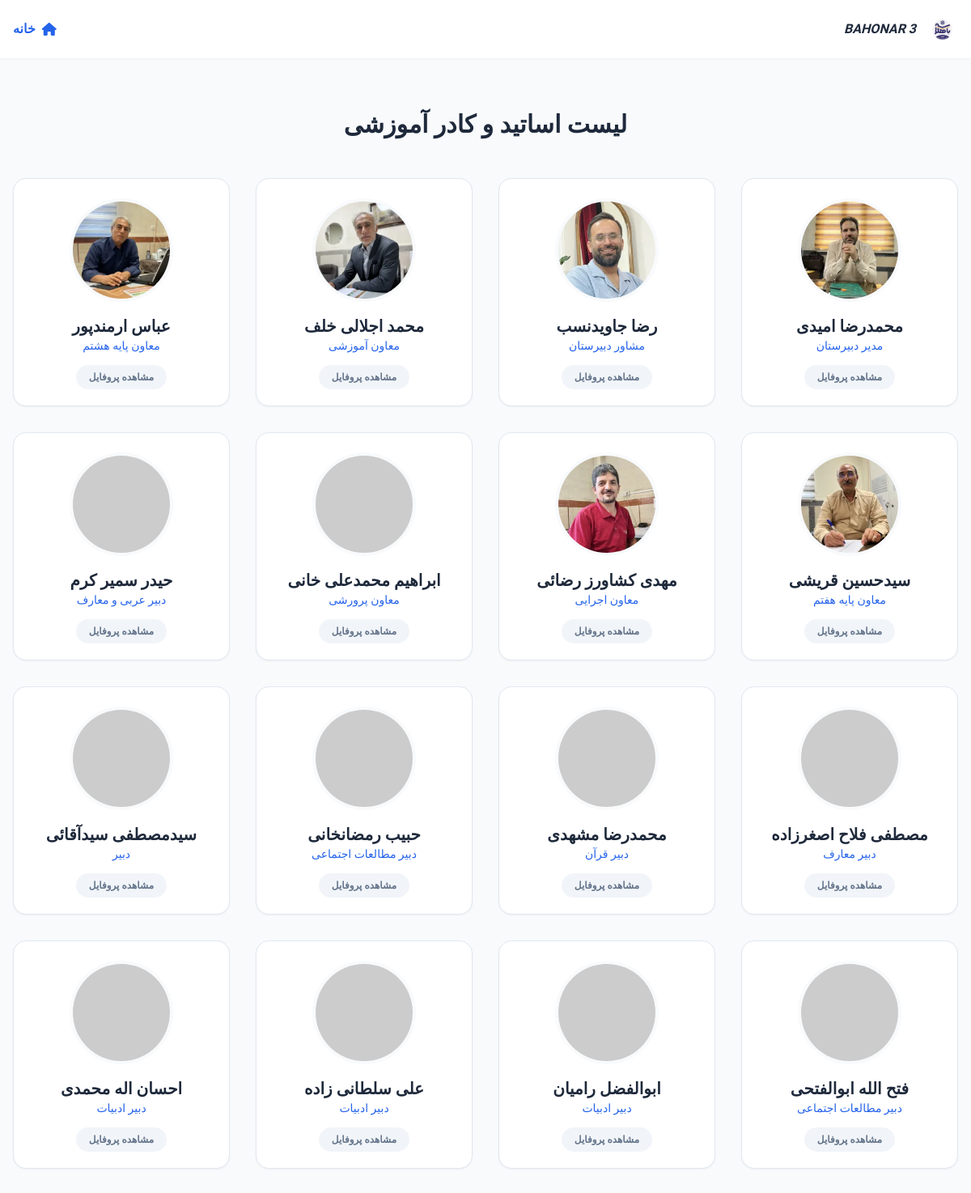
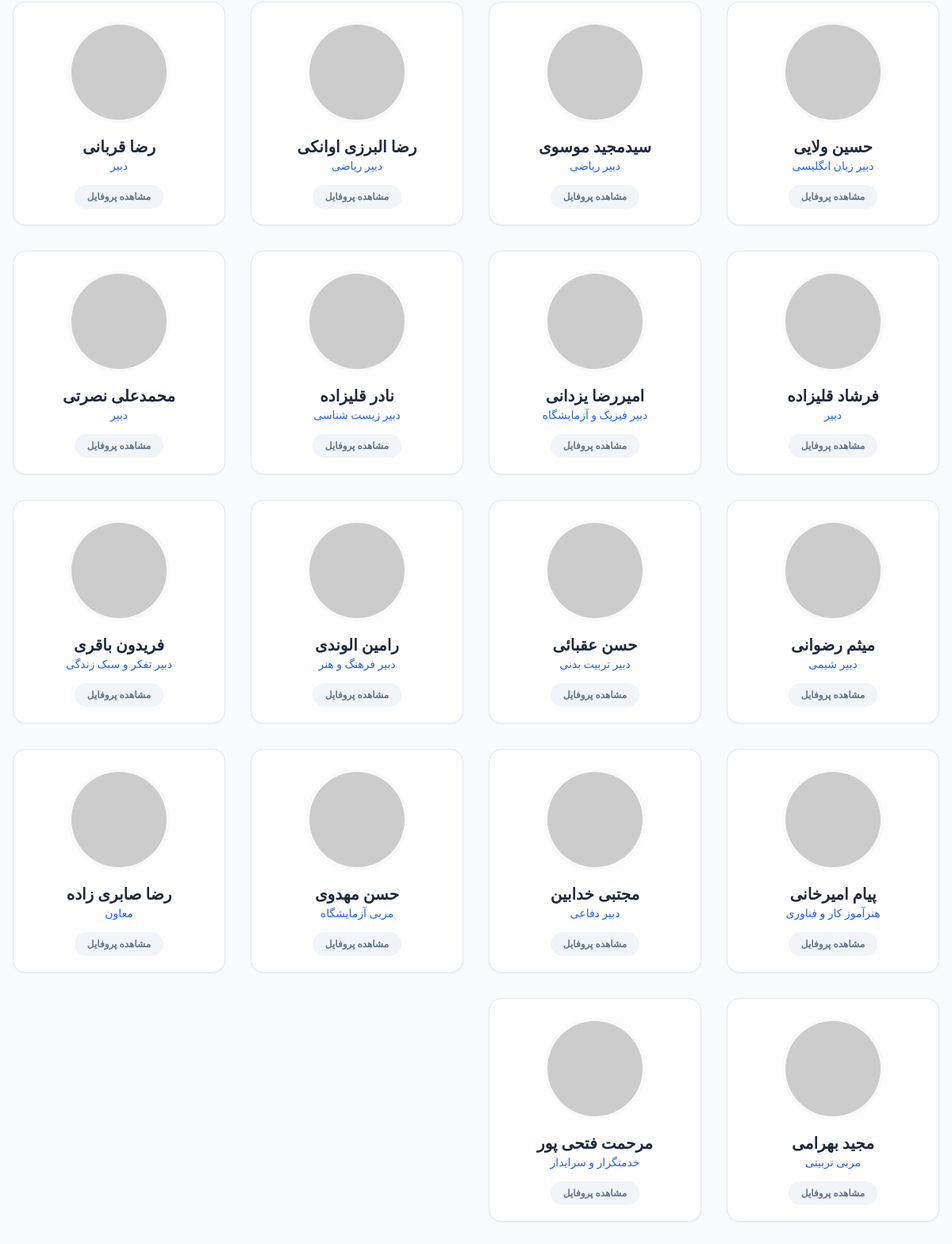
The app's page /teachers/index.php with its own data (2 pictures, top to bottom).
### tables this page shows
CREATE TABLE `teachers` (
  `id` int(11) NOT NULL AUTO_INCREMENT,
  `user_id` int(11) NOT NULL,
  `specialty` varchar(100) DEFAULT NULL,
  `specialty_en` varchar(255) DEFAULT NULL,
  `bio` text DEFAULT NULL,
  `bio_en` text DEFAULT NULL,
  `profile_image` varchar(255) DEFAULT NULL,
  PRIMARY KEY (`id`),
  KEY `user_id` (`user_id`),
  CONSTRAINT `teachers_ibfk_1` FOREIGN KEY (`user_id`) REFERENCES `users` (`id`) ON DELETE CASCADE
);

CREATE TABLE `users` (
  `id` int(11) NOT NULL AUTO_INCREMENT,
  `name` varchar(100) NOT NULL,
  `name_en` varchar(255) DEFAULT NULL,
  `username` varchar(100) NOT NULL,
  `password` varchar(255) NOT NULL,
  `role` enum('student','teacher','admin') NOT NULL,
  `national_id` varchar(10) DEFAULT NULL,
  `class_id` int(11) DEFAULT NULL,
  `phone` varchar(11) DEFAULT NULL,
  `created_at` datetime DEFAULT current_timestamp(),
  `last_active` datetime DEFAULT NULL ON UPDATE current_timestamp(),
  `extension_token` varchar(250) DEFAULT NULL,
  PRIMARY KEY (`id`),
  UNIQUE KEY `username` (`username`),
  KEY `class_id` (`class_id`),
  CONSTRAINT `users_ibfk_1` FOREIGN KEY (`class_id`) REFERENCES `classes` (`id`) ON DELETE SET NULL
);

### teachers/index.php (the view, shortened to what this page needs)
<?php
require_once '../db.php';
function e($string) {
    return htmlspecialchars($string ?? '', ENT_QUOTES, 'UTF-8');
}
$lang = $_SESSION['lang'] ?? 'fa';
$dir = $lang === 'fa' ? 'rtl' : 'ltr';
$teachers = [];
if ($pdo) {
    $stmt = $pdo->query("SELECT u.id, u.name, u.name_en, t.specialty, t.specialty_en, t.profile_image FROM teachers t JOIN users u ON t.user_id = u.id");
    $teachers = $stmt->fetchAll(PDO::FETCH_ASSOC);
}
$t_text = [
    'fa' => ['title' => 'لیست اساتید و کادر آموزشی', 'home' => 'خانه', 'view' => 'مشاهده پروفایل'],
    'en' => ['title' => 'Faculty & Teachers List', 'home' => 'Home', 'view' => 'View Profile']
][$lang];
?>
<!DOCTYPE html>
<html lang="<?= $lang ?>" dir="<?= $dir ?>">
<head>
    <script src="https://cdn.tailwindcss.com"></script>
    <link rel="stylesheet" href="https://cdnjs.cloudflare.com/ajax/libs/font-awesome/6.4.0/css/all.min.css">
</head>
<body>
    <header class="bg-white shadow-sm sticky top-0 z-50 py-4">
        <div class="container mx-auto px-4 max-w-7xl flex justify-between items-center">
            <a href="../index.php" class="flex items-center gap-3">
                <img src="../images/logo.png" alt="Logo" class="h-10 w-auto" onerror="this.src='https://placehold.co/100x100/1e3a8a/ffffff?text=B3'">
                <span class="font-bold text-slate-800 uppercase italic">BAHONAR 3</span>
            </a>
            <a href="../index.php" class="text-blue-600 font-bold flex items-center gap-2 hover:text-blue-800 transition-colors">
                <i class="fa-solid fa-house"></i> <?= $t_text['home'] ?>
            </a>
        </div>
    </header>
    <main class="py-16">
        <div class="container mx-auto px-4 max-w-7xl">
            <h1 class="text-3xl font-black text-slate-800 mb-12 text-center"><?= $t_text['title'] ?></h1>
            <div class="grid grid-cols-1 sm:grid-cols-2 lg:grid-cols-4 gap-8">
                <?php foreach ($teachers as $teacher): ?>
                    <?php
                        $t_name = ($lang === 'en' && !empty($teacher['name_en'])) ? $teacher['name_en'] : $teacher['name'];
                        $t_spec = ($lang === 'en' && !empty($teacher['specialty_en'])) ? $teacher['specialty_en'] : ($teacher['specialty'] ?? 'تخصص تعریف نشده');
                    ?>
                    <a href="profile.php?id=<?= $teacher['id'] ?>" class="block group">
                        <div class="bg-white rounded-2xl p-6 text-center border border-slate-200 shadow-sm transition-all group-hover:-translate-y-2 group-hover:shadow-xl">
                            <div class="w-32 h-32 mx-auto rounded-full overflow-hidden mb-4 border-4 border-slate-50 shadow-inner">
                                <?php $img = !empty($teacher['profile_image']) ? '../'.$teacher['profile_image'] : "https://ui-avatars.com/api/?name=".urlencode($t_name)."&background=1e3a8a&color=ffffff&size=256"; ?>
                                <img src="<?= $img ?>" class="w-full h-full object-cover">
                            </div>
                            <h3 class="text-xl font-bold text-slate-800"><?= e($t_name) ?></h3>
                            <p class="text-blue-600 text-sm font-medium mb-4"><?= e($t_spec) ?></p>
                            <span class="text-xs font-bold bg-slate-100 text-slate-500 px-4 py-2 rounded-full group-hover:bg-blue-600 group-hover:text-white transition-colors">
                                <?= $t_text['view'] ?>
                            </span>
                        </div>
                    </a>
                <?php endforeach; ?>
            </div>
        </div>
    </main>
</body>
</html>

### records on screen
teachers: profile_image (picture), user.name "محمدرضا امیدی", specialty "مدیر دبیرستان"
teachers: profile_image (picture), user.name "رضا جاویدنسب", specialty "مشاور دبیرستان"
teachers: profile_image (picture), user.name "محمد اجلالی خلف", specialty "معاون آموزشی"
teachers: profile_image (picture), user.name "عباس ارمندپور", specialty "معاون پایه هشتم"
teachers: profile_image (picture), user.name "سیدحسین قریشی", specialty "معاون پایه هفتم"
teachers: profile_image (picture), user.name "مهدی کشاورز رضائی", specialty "معاون اجرایی"
teachers: user.name "ابراهیم محمدعلی خانی", specialty "معاون پرورشی"
teachers: user.name "حیدر سمیر کرم", specialty "دبیر عربی و معارف"
teachers: user.name "مصطفی فلاح اصغرزاده", specialty "دبیر معارف"
teachers: user.name "محمدرضا مشهدی", specialty "دبیر قرآن"
teachers: user.name "حبیب رمضانخانی", specialty "دبیر مطالعات اجتماعی"
teachers: user.name "سیدمصطفی سیدآقائی", specialty "دبیر"
teachers: user.name "فتح الله ابوالفتحی", specialty "دبیر مطالعات اجتماعی"
teachers: user.name "ابوالفضل رامیان", specialty "دبیر ادبیات"
teachers: user.name "علی سلطانی زاده", specialty "دبیر ادبیات"
teachers: user.name "احسان اله محمدی", specialty "دبیر ادبیات"
teachers: user.name "حسین ولایی", specialty "دبیر زبان انگلیسی"
teachers: user.name "سیدمجید موسوی", specialty "دبیر ریاضی"
teachers: user.name "رضا البرزی اوانکی", specialty "دبیر ریاضی"
teachers: user.name "رضا قربانی", specialty "دبیر"
teachers: user.name "فرشاد قلیزاده", specialty "دبیر"
teachers: user.name "امیررضا یزدانی", specialty "دبیر فیزیک و آزمایشگاه"
teachers: user.name "نادر قلیزاده", specialty "دبیر زیست شناسی"
teachers: user.name "محمدعلی نصرتی", specialty "دبیر"
teachers: user.name "میثم رضوانی", specialty "دبیر شیمی"
teachers: user.name "حسن عقبائی", specialty "دبیر تربیت بدنی"
teachers: user.name "رامین الوندی", specialty "دبیر فرهنگ و هنر"
teachers: user.name "فریدون باقری", specialty "دبیر تفکر و سبک زندگی"
teachers: user.name "پیام امیرخانی", specialty "هنرآموز کار و فناوری"
teachers: user.name "مجتبی خدابین", specialty "دبیر دفاعی"
teachers: user.name "حسن مهدوی", specialty "مربی آزمایشگاه"
teachers: user.name "رضا صابری زاده", specialty "معاون"
teachers: user.name "مجید بهرامی", specialty "مربی تربیتی"
teachers: user.name "مرحمت فتحی پور", specialty "خدمتگزار و سرایدار"

### other values on screen
$t_text['home'] "خانه"
$t_text['title'] "لیست اساتید و کادر آموزشی"
